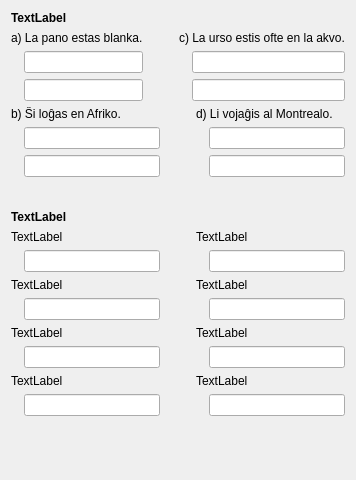
     <widget class="QWidget" name="tab_2">
      <attribute name="icon">
       <iconset resource="ikonoj.qrc">
        <normaloff>:/ikonoj/ekzameno.png</normaloff>:/ikonoj/ekzameno.png</iconset>
      </attribute>
      <attribute name="title">
       <string>2</string>
      </attribute>
      <layout class="QVBoxLayout" name="verticalLayout_23" stretch="0,1,0,2">
       <item>
        <layout class="QVBoxLayout" name="verticalLayout_19">
         <item>
          <widget class="QLabel" name="Lec13_Label5">
           <property name="sizePolicy">
            <sizepolicy hsizetype="Preferred" vsizetype="Maximum">
             <horstretch>0</horstretch>
             <verstretch>0</verstretch>
            </sizepolicy>
           </property>
           <property name="font">
            <font>
             <weight>75</weight>
             <bold>true</bold>
            </font>
           </property>
           <property name="text">
            <string>TextLabel</string>
           </property>
           <property name="alignment">
            <set>Qt::AlignBottom|Qt::AlignLeading|Qt::AlignLeft</set>
           </property>
           <property name="wordWrap">
            <bool>true</bool>
           </property>
          </widget>
         </item>
         <item>
          <layout class="QHBoxLayout" name="horizontalLayout_39">
           <item>
            <layout class="QVBoxLayout" name="verticalLayout_15">
             <item>
              <widget class="QLabel" name="label_35">
               <property name="text">
                <string>a) La pano estas blanka.</string>
               </property>
               <property name="alignment">
                <set>Qt::AlignBottom|Qt::AlignLeading|Qt::AlignLeft</set>
               </property>
               <property name="buddy">
                <cstring>lineEdit_28</cstring>
               </property>
              </widget>
             </item>
             <item>
              <layout class="QHBoxLayout" name="horizontalLayout_31">
               <item>
                <widget class="QLabel" name="label_36">
                 <property name="sizePolicy">
                  <sizepolicy hsizetype="Fixed" vsizetype="Preferred">
                   <horstretch>0</horstretch>
                   <verstretch>0</verstretch>
                  </sizepolicy>
                 </property>
                 <property name="text">
                  <string/>
                 </property>
                </widget>
               </item>
               <item>
                <widget class="cx_edit" name="lineEdit_28"/>
               </item>
              </layout>
             </item>
             <item>
              <layout class="QHBoxLayout" name="horizontalLayout_32">
               <item>
                <widget class="QLabel" name="label_37">
                 <property name="sizePolicy">
                  <sizepolicy hsizetype="Maximum" vsizetype="Preferred">
                   <horstretch>0</horstretch>
                   <verstretch>0</verstretch>
                  </sizepolicy>
                 </property>
                 <property name="text">
                  <string/>
                 </property>
                 <property name="buddy">
                  <cstring>lineEdit_29</cstring>
                 </property>
                </widget>
               </item>
               <item>
                <widget class="cx_edit" name="lineEdit_29"/>
               </item>
              </layout>
             </item>
            </layout>
           </item>
           <item>
            <spacer name="horizontalSpacer">
             <property name="orientation">
              <enum>Qt::Horizontal</enum>
             </property>
             <property name="sizeType">
              <enum>QSizePolicy::Fixed</enum>
             </property>
             <property name="sizeHint" stdset="0">
              <size>
               <width>30</width>
               <height>20</height>
              </size>
             </property>
            </spacer>
           </item>
           <item>
            <layout class="QVBoxLayout" name="verticalLayout_17">
             <item>
              <widget class="QLabel" name="label_41">
               <property name="text">
                <string>c) La urso estis ofte en la akvo.</string>
               </property>
               <property name="alignment">
                <set>Qt::AlignBottom|Qt::AlignLeading|Qt::AlignLeft</set>
               </property>
               <property name="buddy">
                <cstring>lineEdit_32</cstring>
               </property>
              </widget>
             </item>
             <item>
              <layout class="QHBoxLayout" name="horizontalLayout_35">
               <item>
                <widget class="QLabel" name="label_42">
                 <property name="sizePolicy">
                  <sizepolicy hsizetype="Fixed" vsizetype="Preferred">
                   <horstretch>0</horstretch>
                   <verstretch>0</verstretch>
                  </sizepolicy>
                 </property>
                 <property name="text">
                  <string/>
                 </property>
                </widget>
               </item>
               <item>
                <widget class="cx_edit" name="lineEdit_32"/>
               </item>
              </layout>
             </item>
             <item>
              <layout class="QHBoxLayout" name="horizontalLayout_36">
               <item>
                <widget class="QLabel" name="label_43">
                 <property name="sizePolicy">
                  <sizepolicy hsizetype="Maximum" vsizetype="Preferred">
                   <horstretch>0</horstretch>
                   <verstretch>0</verstretch>
                  </sizepolicy>
                 </property>
                 <property name="text">
                  <string/>
                 </property>
                 <property name="buddy">
                  <cstring>lineEdit_33</cstring>
                 </property>
                </widget>
               </item>
               <item>
                <widget class="cx_edit" name="lineEdit_33"/>
               </item>
              </layout>
             </item>
            </layout>
           </item>
          </layout>
         </item>
         <item>
          <layout class="QHBoxLayout" name="horizontalLayout_40">
           <item>
            <layout class="QVBoxLayout" name="verticalLayout_16">
             <item>
              <widget class="QLabel" name="label_38">
               <property name="text">
                <string>b) Ŝi loĝas en Afriko.</string>
               </property>
               <property name="alignment">
                <set>Qt::AlignBottom|Qt::AlignLeading|Qt::AlignLeft</set>
               </property>
               <property name="buddy">
                <cstring>lineEdit_30</cstring>
               </property>
              </widget>
             </item>
             <item>
              <layout class="QHBoxLayout" name="horizontalLayout_33">
               <item>
                <widget class="QLabel" name="label_39">
                 <property name="sizePolicy">
                  <sizepolicy hsizetype="Fixed" vsizetype="Preferred">
                   <horstretch>0</horstretch>
                   <verstretch>0</verstretch>
                  </sizepolicy>
                 </property>
                 <property name="text">
                  <string/>
                 </property>
                </widget>
               </item>
               <item>
                <widget class="cx_edit" name="lineEdit_30"/>
               </item>
              </layout>
             </item>
             <item>
              <layout class="QHBoxLayout" name="horizontalLayout_34">
               <item>
                <widget class="QLabel" name="label_40">
                 <property name="sizePolicy">
                  <sizepolicy hsizetype="Maximum" vsizetype="Preferred">
                   <horstretch>0</horstretch>
                   <verstretch>0</verstretch>
                  </sizepolicy>
                 </property>
                 <property name="text">
                  <string/>
                 </property>
                 <property name="buddy">
                  <cstring>lineEdit_31</cstring>
                 </property>
                </widget>
               </item>
               <item>
                <widget class="cx_edit" name="lineEdit_31"/>
               </item>
              </layout>
             </item>
            </layout>
           </item>
           <item>
            <spacer name="horizontalSpacer_2">
             <property name="orientation">
              <enum>Qt::Horizontal</enum>
             </property>
             <property name="sizeType">
              <enum>QSizePolicy::Fixed</enum>
             </property>
             <property name="sizeHint" stdset="0">
              <size>
               <width>30</width>
               <height>20</height>
              </size>
             </property>
            </spacer>
           </item>
           <item>
            <layout class="QVBoxLayout" name="verticalLayout_18">
             <item>
              <widget class="QLabel" name="label_44">
               <property name="text">
                <string>d) Li vojaĝis al Montrealo.</string>
               </property>
               <property name="alignment">
                <set>Qt::AlignBottom|Qt::AlignLeading|Qt::AlignLeft</set>
               </property>
               <property name="buddy">
                <cstring>lineEdit_34</cstring>
               </property>
              </widget>
             </item>
             <item>
              <layout class="QHBoxLayout" name="horizontalLayout_37">
               <item>
                <widget class="QLabel" name="label_45">
                 <property name="sizePolicy">
                  <sizepolicy hsizetype="Fixed" vsizetype="Preferred">
                   <horstretch>0</horstretch>
                   <verstretch>0</verstretch>
                  </sizepolicy>
                 </property>
                 <property name="text">
                  <string/>
                 </property>
                </widget>
               </item>
               <item>
                <widget class="cx_edit" name="lineEdit_34"/>
               </item>
              </layout>
             </item>
             <item>
              <layout class="QHBoxLayout" name="horizontalLayout_38">
               <item>
                <widget class="QLabel" name="label_46">
                 <property name="sizePolicy">
                  <sizepolicy hsizetype="Maximum" vsizetype="Preferred">
                   <horstretch>0</horstretch>
                   <verstretch>0</verstretch>
                  </sizepolicy>
                 </property>
                 <property name="text">
                  <string/>
                 </property>
                 <property name="buddy">
                  <cstring>lineEdit_35</cstring>
                 </property>
                </widget>
               </item>
               <item>
                <widget class="cx_edit" name="lineEdit_35"/>
               </item>
              </layout>
             </item>
            </layout>
           </item>
          </layout>
         </item>
        </layout>
       </item>
       <item>
        <spacer name="verticalSpacer_10">
         <property name="orientation">
          <enum>Qt::Vertical</enum>
         </property>
         <property name="sizeHint" stdset="0">
          <size>
           <width>20</width>
           <height>40</height>
          </size>
         </property>
        </spacer>
       </item>
       <item>
        <layout class="QVBoxLayout" name="verticalLayout_22">
         <item>
          <widget class="QLabel" name="Lec13_Label7">
           <property name="sizePolicy">
            <sizepolicy hsizetype="Preferred" vsizetype="Maximum">
             <horstretch>0</horstretch>
             <verstretch>0</verstretch>
            </sizepolicy>
           </property>
           <property name="font">
            <font>
             <weight>75</weight>
             <bold>true</bold>
            </font>
           </property>
           <property name="text">
            <string>TextLabel</string>
           </property>
           <property name="alignment">
            <set>Qt::AlignBottom|Qt::AlignLeading|Qt::AlignLeft</set>
           </property>
           <property name="wordWrap">
            <bool>true</bool>
           </property>
          </widget>
         </item>
         <item>
          <layout class="QHBoxLayout" name="horizontalLayout_49">
           <item>
            <layout class="QVBoxLayout" name="verticalLayout_20">
             <item>
              <widget class="QLabel" name="Lec13_Label8">
               <property name="text">
                <string>TextLabel</string>
               </property>
               <property name="alignment">
                <set>Qt::AlignBottom|Qt::AlignLeading|Qt::AlignLeft</set>
               </property>
               <property name="buddy">
                <cstring>lineEdit_36</cstring>
               </property>
              </widget>
             </item>
             <item>
              <layout class="QHBoxLayout" name="horizontalLayout_41">
               <item>
                <widget class="QLabel" name="label_48">
                 <property name="sizePolicy">
                  <sizepolicy hsizetype="Fixed" vsizetype="Preferred">
                   <horstretch>0</horstretch>
                   <verstretch>0</verstretch>
                  </sizepolicy>
                 </property>
                 <property name="text">
                  <string/>
                 </property>
                </widget>
               </item>
               <item>
                <widget class="cx_edit" name="lineEdit_36"/>
               </item>
              </layout>
             </item>
             <item>
              <widget class="QLabel" name="Lec13_Label9">
               <property name="text">
                <string>TextLabel</string>
               </property>
               <property name="alignment">
                <set>Qt::AlignBottom|Qt::AlignLeading|Qt::AlignLeft</set>
               </property>
               <property name="buddy">
                <cstring>lineEdit_37</cstring>
               </property>
              </widget>
             </item>
             <item>
              <layout class="QHBoxLayout" name="horizontalLayout_42">
               <item>
                <widget class="QLabel" name="label_50">
                 <property name="sizePolicy">
                  <sizepolicy hsizetype="Fixed" vsizetype="Preferred">
                   <horstretch>0</horstretch>
                   <verstretch>0</verstretch>
                  </sizepolicy>
                 </property>
                 <property name="text">
                  <string/>
                 </property>
                </widget>
               </item>
               <item>
                <widget class="cx_edit" name="lineEdit_37"/>
               </item>
              </layout>
             </item>
             <item>
              <widget class="QLabel" name="Lec13_Label10">
               <property name="text">
                <string>TextLabel</string>
               </property>
               <property name="alignment">
                <set>Qt::AlignBottom|Qt::AlignLeading|Qt::AlignLeft</set>
               </property>
               <property name="buddy">
                <cstring>lineEdit_38</cstring>
               </property>
              </widget>
             </item>
             <item>
              <layout class="QHBoxLayout" name="horizontalLayout_43">
               <item>
                <widget class="QLabel" name="label_52">
                 <property name="sizePolicy">
                  <sizepolicy hsizetype="Fixed" vsizetype="Preferred">
                   <horstretch>0</horstretch>
                   <verstretch>0</verstretch>
                  </sizepolicy>
                 </property>
                 <property name="text">
                  <string/>
                 </property>
                </widget>
               </item>
               <item>
                <widget class="cx_edit" name="lineEdit_38"/>
               </item>
              </layout>
             </item>
             <item>
              <widget class="QLabel" name="Lec13_Label11">
               <property name="text">
                <string>TextLabel</string>
               </property>
               <property name="alignment">
                <set>Qt::AlignBottom|Qt::AlignLeading|Qt::AlignLeft</set>
               </property>
               <property name="buddy">
                <cstring>lineEdit_39</cstring>
               </property>
              </widget>
             </item>
             <item>
              <layout class="QHBoxLayout" name="horizontalLayout_44">
               <item>
                <widget class="QLabel" name="label_54">
                 <property name="sizePolicy">
                  <sizepolicy hsizetype="Fixed" vsizetype="Preferred">
                   <horstretch>0</horstretch>
                   <verstretch>0</verstretch>
                  </sizepolicy>
                 </property>
                 <property name="text">
                  <string/>
                 </property>
                </widget>
               </item>
               <item>
                <widget class="cx_edit" name="lineEdit_39"/>
               </item>
              </layout>
             </item>
            </layout>
           </item>
           <item>
            <spacer name="horizontalSpacer_3">
             <property name="orientation">
              <enum>Qt::Horizontal</enum>
             </property>
             <property name="sizeType">
              <enum>QSizePolicy::Fixed</enum>
             </property>
             <property name="sizeHint" stdset="0">
              <size>
               <width>30</width>
               <height>20</height>
              </size>
             </property>
            </spacer>
           </item>
           <item>
            <layout class="QVBoxLayout" name="verticalLayout_21">
             <item>
              <widget class="QLabel" name="Lec13_Label12">
               <property name="text">
                <string>TextLabel</string>
               </property>
               <property name="alignment">
                <set>Qt::AlignBottom|Qt::AlignLeading|Qt::AlignLeft</set>
               </property>
               <property name="buddy">
                <cstring>lineEdit_40</cstring>
               </property>
              </widget>
             </item>
             <item>
              <layout class="QHBoxLayout" name="horizontalLayout_45">
               <item>
                <widget class="QLabel" name="label_56">
                 <property name="sizePolicy">
                  <sizepolicy hsizetype="Fixed" vsizetype="Preferred">
                   <horstretch>0</horstretch>
                   <verstretch>0</verstretch>
                  </sizepolicy>
                 </property>
                 <property name="text">
                  <string/>
                 </property>
                </widget>
               </item>
               <item>
                <widget class="cx_edit" name="lineEdit_40"/>
               </item>
              </layout>
             </item>
             <item>
              <widget class="QLabel" name="Lec13_Label13">
               <property name="text">
                <string>TextLabel</string>
               </property>
               <property name="alignment">
                <set>Qt::AlignBottom|Qt::AlignLeading|Qt::AlignLeft</set>
               </property>
               <property name="buddy">
                <cstring>lineEdit_41</cstring>
               </property>
              </widget>
             </item>
             <item>
              <layout class="QHBoxLayout" name="horizontalLayout_46">
               <item>
                <widget class="QLabel" name="label_58">
                 <property name="sizePolicy">
                  <sizepolicy hsizetype="Fixed" vsizetype="Preferred">
                   <horstretch>0</horstretch>
                   <verstretch>0</verstretch>
                  </sizepolicy>
                 </property>
                 <property name="text">
                  <string/>
                 </property>
                </widget>
               </item>
               <item>
                <widget class="cx_edit" name="lineEdit_41"/>
               </item>
              </layout>
             </item>
             <item>
              <widget class="QLabel" name="Lec13_Label14">
               <property name="text">
                <string>TextLabel</string>
               </property>
               <property name="alignment">
                <set>Qt::AlignBottom|Qt::AlignLeading|Qt::AlignLeft</set>
               </property>
               <property name="buddy">
                <cstring>lineEdit_42</cstring>
               </property>
              </widget>
             </item>
             <item>
              <layout class="QHBoxLayout" name="horizontalLayout_47">
               <item>
                <widget class="QLabel" name="label_60">
                 <property name="sizePolicy">
                  <sizepolicy hsizetype="Fixed" vsizetype="Preferred">
                   <horstretch>0</horstretch>
                   <verstretch>0</verstretch>
                  </sizepolicy>
                 </property>
                 <property name="text">
                  <string/>
                 </property>
                </widget>
               </item>
               <item>
                <widget class="cx_edit" name="lineEdit_42"/>
               </item>
              </layout>
             </item>
             <item>
              <widget class="QLabel" name="Lec13_Label15">
               <property name="text">
                <string>TextLabel</string>
               </property>
               <property name="alignment">
                <set>Qt::AlignBottom|Qt::AlignLeading|Qt::AlignLeft</set>
               </property>
               <property name="buddy">
                <cstring>lineEdit_43</cstring>
               </property>
              </widget>
             </item>
             <item>
              <layout class="QHBoxLayout" name="horizontalLayout_48">
               <item>
                <widget class="QLabel" name="label_62">
                 <property name="sizePolicy">
                  <sizepolicy hsizetype="Fixed" vsizetype="Preferred">
                   <horstretch>0</horstretch>
                   <verstretch>0</verstretch>
                  </sizepolicy>
                 </property>
                 <property name="text">
                  <string/>
                 </property>
                </widget>
               </item>
               <item>
                <widget class="cx_edit" name="lineEdit_43"/>
               </item>
              </layout>
             </item>
            </layout>
           </item>
          </layout>
         </item>
        </layout>
       </item>
       <item>
        <spacer name="verticalSpacer_11">
         <property name="orientation">
          <enum>Qt::Vertical</enum>
         </property>
         <property name="sizeHint" stdset="0">
          <size>
           <width>20</width>
           <height>40</height>
          </size>
         </property>
        </spacer>
       </item>
      </layout>
     </widget>
